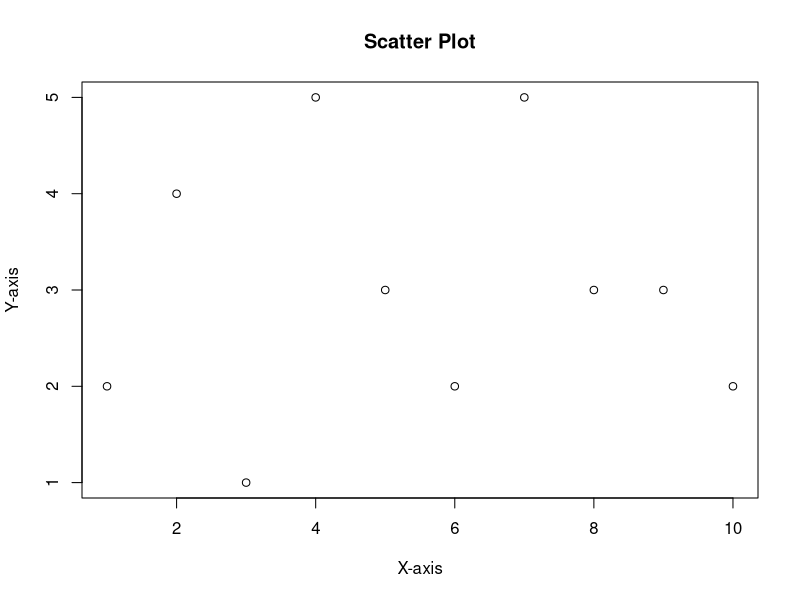
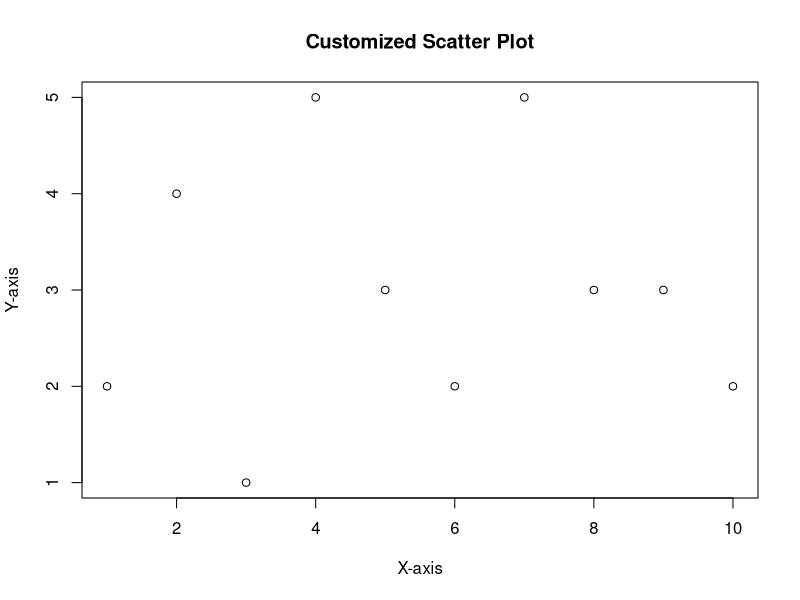
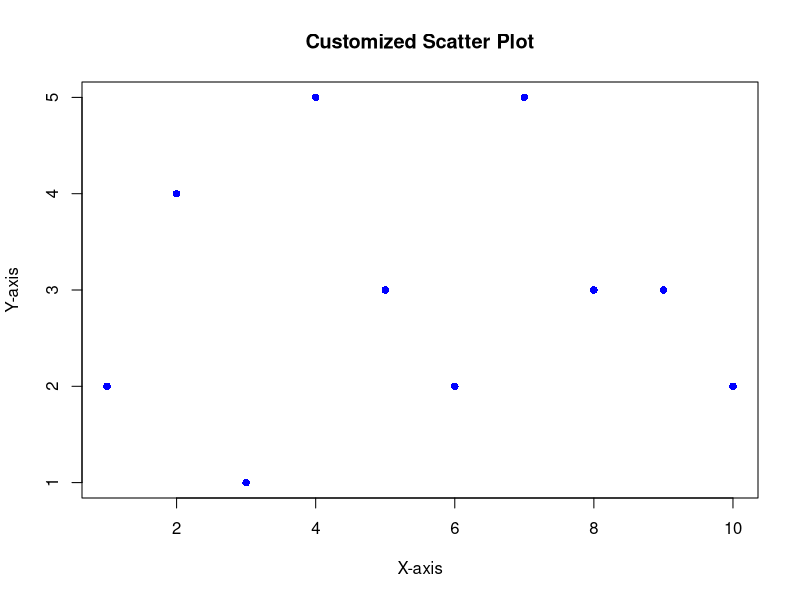
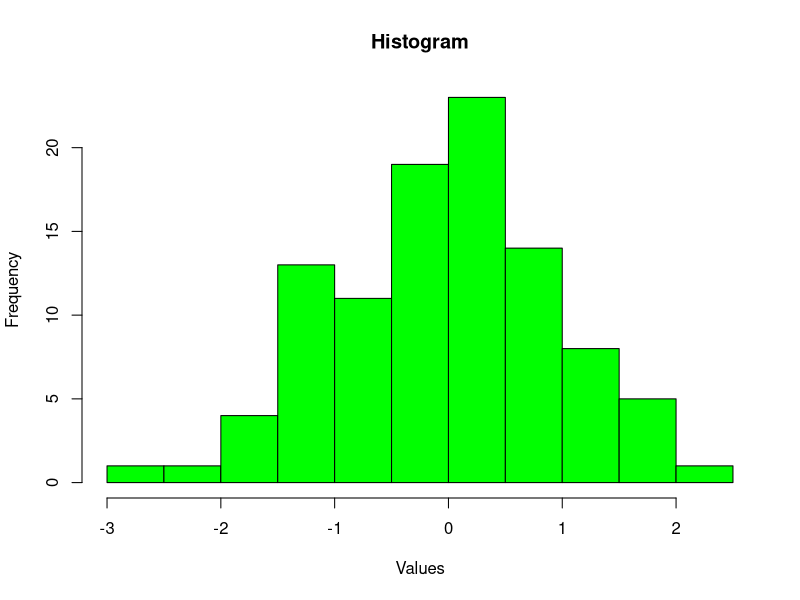
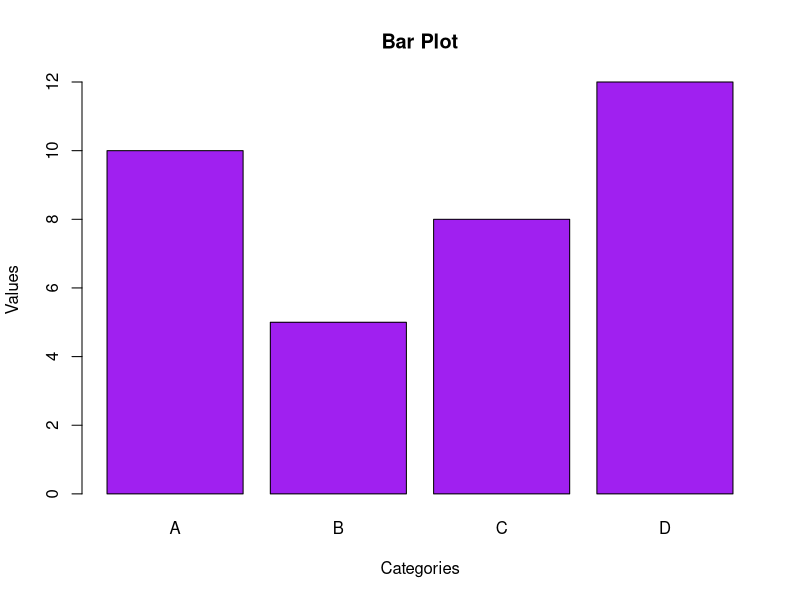
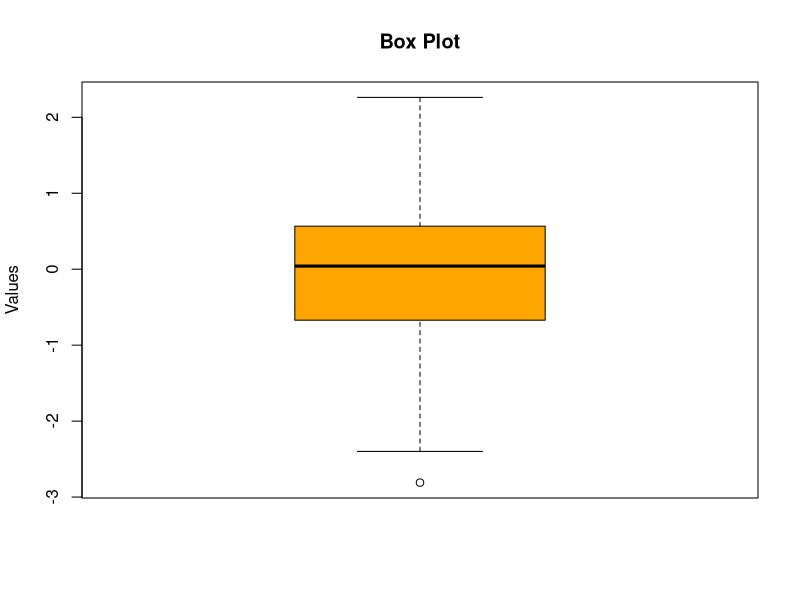

Source code (R) for these figures, in order:
## ---- chunk 1
2 + 5
## ---- chunk 2
# This script prints Hello World

wave = "Hello World"
print(wave)
  
## ---- chunk 3
3 + 5
## ---- chunk 4
7 - 4
## ---- chunk 5
2 * 6
## ---- chunk 6
10 / 2
## ---- chunk 7
2 ^ 3
## ---- chunk 8
3 * (4 + 2) / 2
## ---- chunk 9
# Assigning the value 10 to a variable named 'x'
x <- 10

## ---- chunk 10
# Numeric variable
height <- 175.5
# Entering the name of your variable into the console or the source pane will print the value you have assigned it.
height
## ---- chunk 11
# Integer variable
height <- 180
height
## ---- chunk 12
# Character variable
name <- "John Doe"
name
## ---- chunk 13
# Logical variable
is_student <- TRUE
is_student
## ---- chunk 14
# Numeric data type
number <- 42
class(number) 
## ---- chunk 15
age <- 48
class(age)

age <- as.character(age)
class(age)

## ---- chunk 16
# load the library dplyr
library(dplyr)
        
# Create a simple DataFrame
my_dataframe <- data.frame(
  Name = c("Alice", "Bob", "Charlie"),
  Age = c(25, 30, 22),
  Grade = c("A", "B", "A-")
)
# Printing the DataFrame
print(my_dataframe)
## ---- chunk 17
# Access the age column in the dataframe names 'my_dataframe', and save it to 
#the variable 'ages'
ages <- my_dataframe$Age
print(ages)

## ---- chunk 18
# Access a specific element in your dataframe
element <- my_dataframe[2, 3]

# Access a the column Grade, in your dataframe
grades <- my_dataframe$Grade
## ---- chunk 19
# Using your dataframe, add the following scores to the the column 'Score'
my_dataframe$Score <- c(95, 89, 75)
## ---- chunk 20
print(my_dataframe)
## ---- chunk 21
my_dataframe <- my_dataframe %>% 
mutate(Score = c(95, 89, 75))
print(my_dataframe)
## ---- chunk 22
# Create a simple DataFrame
my_dataframe <- data.frame(
  Name = c("Alice", "Bob", "Charlie"),
  Age = c(25, 30, 22),
  Grade = c("A", "B", "A-"))

# Using subset
my_dataframe <- subset(my_dataframe, select = c(Name, Age))
print(my_dataframe)

# Using indexing
my_dataframe <- my_dataframe[, c("Name", "Age")]
print(my_dataframe)
## ---- chunk 23
# Create a simple DataFrame
my_dataframe <- data.frame(
  Name = c("Alice", "Bob", "Charlie"),
  Age = c(25, 30, 22),
  Grade = c("A", "B", "A-"))
  
# remove the score column
my_dataframe$Grade <- NULL
print(my_dataframe)
## ---- chunk 24
# Create a simple DataFrame
my_dataframe <- data.frame(
  Name = c("Alice", "Bob", "Charlie"),
  Age = c(25, 30, 22),
  Grade = c("A", "B", "A-"))

my_dataframe <- my_dataframe %>%
  select(Name, Age)
print(my_dataframe)
## ---- chunk 25
# Create a simple list
my_simple_list <- list(
  Name = "Alice",
  Age = 25,
  Score = 95,
  Married = TRUE)


# Display the list
print(my_simple_list)
## ---- chunk 26
# Access the 'age' element in the list

name <- my_simple_list$Name

# Display the list
print(name)

## ---- chunk 27
# Adding a new element to the list

  my_simple_list$new_element <- "New Data"  

# Display the list
print(my_simple_list)
## ---- chunk 28
#sample: Creating a scatter plot

x <- c(1, 2, 3, 4, 5, 6, 7, 8, 9, 10)
y <- c(2, 4, 1, 5, 3, 2, 5, 3, 3, 2)
plot(x, y, main = "Scatter Plot", xlab = "X-axis", ylab = "Y-axis")
## ---- chunk 29
# Adding titles and labels

plot(x, y, main = "Customized Scatter Plot", xlab = "X-axis", ylab = "Y-axis")
## ---- chunk 30
# Customizing colors and symbols

plot(x, y, main = "Customized Scatter Plot", xlab = "X-axis", ylab = "Y-axis", col = "blue", pch = 16)
## ---- chunk 31
# Creating a histogram

data <- rnorm(100)
hist(data, main = "Histogram", xlab = "Values", col = "green", border = "black")

## ---- chunk 32
# Creating a bar plot

categories <- c("A", "B", "C", "D")
values <- c(10, 5, 8, 12)
barplot(values, names.arg = categories, main = "Bar Plot", xlab = "Categories", ylab = "Values", col = "purple")

## ---- chunk 33
# Example: Creating a box plot

boxplot(data, main = "Box Plot", ylab = "Values", col = "orange", border = "black")
## ---- chunk 34
# Load the dplyr library 
library(dplyr)  

# Access the starwars dataset 
data(starwars)	 
## ---- chunk 35
# View the first few rows of the dataset 
head(starwars)  
